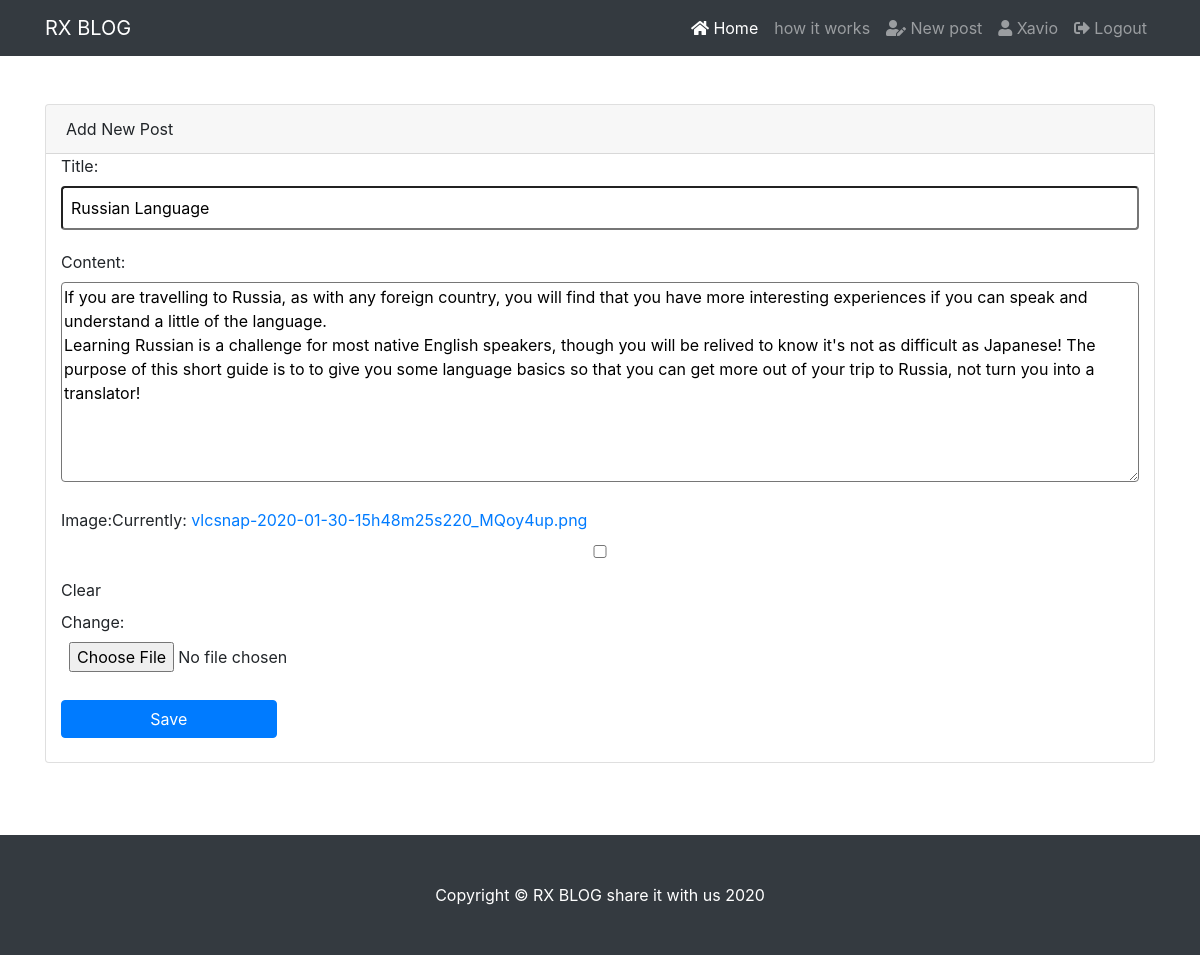
The app's page /post/31/update/ (signed in) with its own data.
### blog_app/models.py (models this page shows, shortened)
class Post(models.Model):
	objects = models.Manager()      #Our default Manager
	published = PublishedManager()  #Our Custom Model Manager
	STATUS_CHOICES={
     ('draft','Draft'),
     ('published','Published'),
    }
	title = models.CharField(max_length=100)
	content = models.TextField()
	author = models.ForeignKey(User,null=True, blank=True, on_delete=models.CASCADE)
	date_posted = models.DateTimeField(default=timezone.now)
	status =models.CharField(max_length=10,choices=STATUS_CHOICES,default='published')
	image = models.ImageField(null=True, blank=True)
	likes =  models.ManyToManyField(User, related_name='likes', blank=True)
	favourite = models.ManyToManyField(User, related_name='favourite', blank=True)

### blog_app/views.py (the view, shortened to what this page needs)
# urls.py: path('post/<int:pk>/update/', PostUpdateView.as_view(), name='post-update'),
class PostUpdateView(LoginRequiredMixin, UserPassesTestMixin,SuccessMessageMixin, UpdateView):
    model = Post
    success_url = '/'
    fields = ['title', 'content','image']
    def test_func(self):
        post = self.get_object()
        if self.request.user == post.author:
            return True
        return False

### blog_app/templates/blog_app/post_form.html (shortened to what this page needs)
{% extends 'blog_app/main.html' %}
{% load static %}
{% block content %}
<div class="container">
    <div class="card card-register mx-auto mt-5">
      <div class="card-header">Add New Post</div>
      <div class="col-md-12">
        <form method="POST" action="" enctype="multipart/form-data">
            {{ form}}
            <br>
            <button type="submit" class="btn btn-primary">Save</button><br><br>
          </form>
      </div>
    </div>
    <br><br><br>
  </div>
{% endblock content %}

### blog_app/templates/blog_app/navbar.html (shortened to what this page needs)
<nav class="navbar navbar-expand-lg navbar-dark bg-dark fixed-top">
    <div class="container">
      <a class="navbar-brand" href="{% url 'home' %}">RX BLOG</a>
      <div class="collapse navbar-collapse" id="navbarResponsive">
        <ul class="navbar-nav ml-auto">
          <li class="nav-item active">
            <a class="nav-link" href="{% url 'home' %}"><i class="fas fa-home"></i> Home
            </a>
          </li>
          <li class="nav-item">
            <a class="nav-link" href="{% url 'how-it-works' %}">how it works</a>
          </li>
          {% if user.is_authenticated %}
          <li class="nav-item">
            <a class="nav-link" href="{% url 'new-post' %}"><i class="fas fa-user-edit"></i> New post</a>
          </li>
          <li class="nav-item">
            <a class="nav-link" href="{% url 'profile' %}"><i class="fas fa-user"></i> {{ request.user|capfirst }}
            </a>
          </li>
          <li class="nav-item">
            <a class="nav-link" href="{% url 'logout' %}"><i class="fas fa-sign-out-alt"></i> Logout</a>
          </li>
          {% endif %}
        </ul>
      </div>
    </div>
  </nav>

### static/css/blog-home.css (style rules this page uses)
body { padding-top: 54px; }
@media (min-width: 992px) { body { padding-top: 56px; } }

### static/css/blog-post.css (style rules this page uses)
body { padding-top: 54px; }
@media (min-width: 992px) { body { padding-top: 56px; } }

### static/css/input.css (style rules this page uses)
.col-md-12 input { width: 100%; margin: 0 0 20px; padding: 8px; border-radius: 4px; outline: 0; }
.col-md-12 textarea { width: 100%; height: 200px; margin: 0 0 20px; border-radius: 4px; outline: 0; }
.col-md-12 button { width: 20%; cursor: pointer; border-radius: 4px; outline: 0; }

### records on screen
Post: title "Russian Language", content "If you are travelling to Russia, as with any foreign country, you will find that you have more interesting experiences if you can speak and understand a little of the language. Learning Russian is a challenge for most native English speakers, though you will be relived to know it's not as difficult as Japanese! The purpose of this short guide is to to give you some language basics so that you can get more out of your trip to Russia, not turn you into a translator!"

### other values on screen
{{ request.user|capfirst }} "Xavio"
